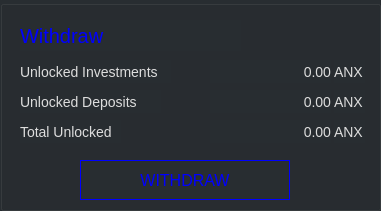
     <widget class="QGroupBox" name="widthraw">
      <property name="geometry">
       <rect>
        <x>870</x>
        <y>70</y>
        <width>381</width>
        <height>211</height>
       </rect>
      </property>
      <property name="styleSheet">
       <string notr="true">background-color: #282d31;</string>
      </property>
      <property name="title">
       <string/>
      </property>
      <widget class="QLabel" name="label_8">
       <property name="geometry">
        <rect>
         <x>20</x>
         <y>60</y>
         <width>151</width>
         <height>23</height>
        </rect>
       </property>
       <property name="font">
        <font>
         <pointsize>-1</pointsize>
        </font>
       </property>
       <property name="styleSheet">
        <string notr="true">color: #ddd; font-size: 14px;</string>
       </property>
       <property name="text">
        <string>Unlocked Investments</string>
       </property>
      </widget>
      <widget class="QLabel" name="m_unlockedInvestmentLabel">
       <property name="geometry">
        <rect>
         <x>210</x>
         <y>60</y>
         <width>121</width>
         <height>23</height>
        </rect>
       </property>
       <property name="font">
        <font>
         <pointsize>-1</pointsize>
        </font>
       </property>
       <property name="styleSheet">
        <string notr="true">color: #ddd; font-size: 14px;</string>
       </property>
       <property name="text">
        <string notr="true">0.00</string>
       </property>
       <property name="alignment">
        <set>Qt::AlignRight|Qt::AlignTrailing|Qt::AlignVCenter</set>
       </property>
      </widget>
      <widget class="QLabel" name="m_tickerLabel1">
       <property name="geometry">
        <rect>
         <x>334</x>
         <y>60</y>
         <width>31</width>
         <height>23</height>
        </rect>
       </property>
       <property name="font">
        <font>
         <pointsize>-1</pointsize>
        </font>
       </property>
       <property name="styleSheet">
        <string notr="true">color: #ddd; font-size: 14px;</string>
       </property>
       <property name="text">
        <string notr="true">ANX</string>
       </property>
      </widget>
      <widget class="QLabel" name="m_tickerLabel2">
       <property name="geometry">
        <rect>
         <x>334</x>
         <y>90</y>
         <width>31</width>
         <height>23</height>
        </rect>
       </property>
       <property name="font">
        <font>
         <pointsize>-1</pointsize>
        </font>
       </property>
       <property name="styleSheet">
        <string notr="true">color: #ddd; font-size: 14px;</string>
       </property>
       <property name="text">
        <string notr="true">ANX</string>
       </property>
      </widget>
      <widget class="QLabel" name="m_unlockedDepositLabel">
       <property name="geometry">
        <rect>
         <x>210</x>
         <y>90</y>
         <width>121</width>
         <height>23</height>
        </rect>
       </property>
       <property name="font">
        <font>
         <pointsize>-1</pointsize>
        </font>
       </property>
       <property name="styleSheet">
        <string notr="true">color: #ddd; font-size: 14px;</string>
       </property>
       <property name="text">
        <string notr="true">0.00</string>
       </property>
       <property name="alignment">
        <set>Qt::AlignRight|Qt::AlignTrailing|Qt::AlignVCenter</set>
       </property>
      </widget>
      <widget class="QPushButton" name="m_withdrawButton">
       <property name="geometry">
        <rect>
         <x>80</x>
         <y>160</y>
         <width>210</width>
         <height>40</height>
        </rect>
       </property>
       <property name="minimumSize">
        <size>
         <width>210</width>
         <height>30</height>
        </size>
       </property>
       <property name="font">
        <font>
         <pointsize>-1</pointsize>
        </font>
       </property>
       <property name="styleSheet">
        <string notr="true">color: blue; background-color: #1; border: 1px solid blue; font-size: 16px;</string>
       </property>
       <property name="text">
        <string>WITHDRAW</string>
       </property>
      </widget>
      <widget class="QLabel" name="label_7">
       <property name="geometry">
        <rect>
         <x>20</x>
         <y>20</y>
         <width>221</width>
         <height>31</height>
        </rect>
       </property>
       <property name="font">
        <font>
         <pointsize>-1</pointsize>
        </font>
       </property>
       <property name="styleSheet">
        <string notr="true">color: blue; font-size: 20px;</string>
       </property>
       <property name="text">
        <string>Withdraw</string>
       </property>
      </widget>
      <widget class="QLabel" name="label_9">
       <property name="geometry">
        <rect>
         <x>20</x>
         <y>90</y>
         <width>141</width>
         <height>23</height>
        </rect>
       </property>
       <property name="font">
        <font>
         <pointsize>-1</pointsize>
        </font>
       </property>
       <property name="styleSheet">
        <string notr="true">color: #ddd; font-size: 14px;</string>
       </property>
       <property name="text">
        <string>Unlocked Deposits</string>
       </property>
      </widget>
      <widget class="QLabel" name="label_13">
       <property name="geometry">
        <rect>
         <x>20</x>
         <y>120</y>
         <width>101</width>
         <height>23</height>
        </rect>
       </property>
       <property name="font">
        <font>
         <pointsize>-1</pointsize>
        </font>
       </property>
       <property name="styleSheet">
        <string notr="true">color: #ddd; font-size: 14px;</string>
       </property>
       <property name="text">
        <string>Total Unlocked</string>
       </property>
      </widget>
      <widget class="QLabel" name="m_totalDepositLabel">
       <property name="geometry">
        <rect>
         <x>210</x>
         <y>120</y>
         <width>121</width>
         <height>23</height>
        </rect>
       </property>
       <property name="font">
        <font>
         <pointsize>-1</pointsize>
        </font>
       </property>
       <property name="styleSheet">
        <string notr="true">color: #ddd; font-size: 14px;</string>
       </property>
       <property name="text">
        <string notr="true">0.00</string>
       </property>
       <property name="alignment">
        <set>Qt::AlignRight|Qt::AlignTrailing|Qt::AlignVCenter</set>
       </property>
      </widget>
      <widget class="QLabel" name="m_tickerLabel3">
       <property name="geometry">
        <rect>
         <x>334</x>
         <y>120</y>
         <width>31</width>
         <height>23</height>
        </rect>
       </property>
       <property name="font">
        <font>
         <pointsize>-1</pointsize>
        </font>
       </property>
       <property name="styleSheet">
        <string notr="true">color: #ddd; font-size: 14px;</string>
       </property>
       <property name="text">
        <string notr="true">ANX</string>
       </property>
      </widget>
      <widget class="Line" name="line">
       <property name="geometry">
        <rect>
         <x>-17</x>
         <y>-50</y>
         <width>1</width>
         <height>651</height>
        </rect>
       </property>
       <property name="orientation">
        <enum>Qt::Vertical</enum>
       </property>
      </widget>
     </widget>
